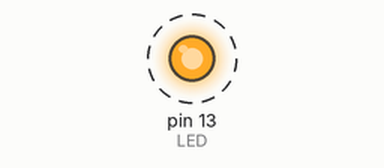
Recording of a program running on a simulated Arduino Uno, built with avr-gcc and run on an emulated ATmega328P. Shown: output pins drawn as LEDs (lit = HIGH). Dashed ring = blinking.

Above: at 0.5 s.
Timing chart, 0 to 4.6 s (numbered marks = the images above):
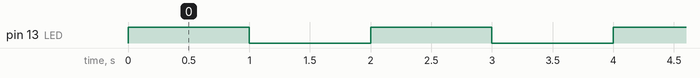

Measured:
- by itself, pin 13 (LED): alternates HIGH for 1.0 s and LOW for 1.0 s

The program:

main.cpp
```cpp
#ifndef F_CPU
#define F_CPU 16000000UL
#endif

#include <avr/io.h>
#include <stdlib.h>
#include <stddef.h>

#include <util/delay.h>


int main(void) {

    DDRB |= (1 << PB5); // Set PB5 (Arduino pin 13) as output for the onboard LED.

    while (1) {
        PORTB ^= (1 << PB5); // Toggle the LED state.
        _delay_ms(1000);     // Wait for 1 second.
    }
}
```
